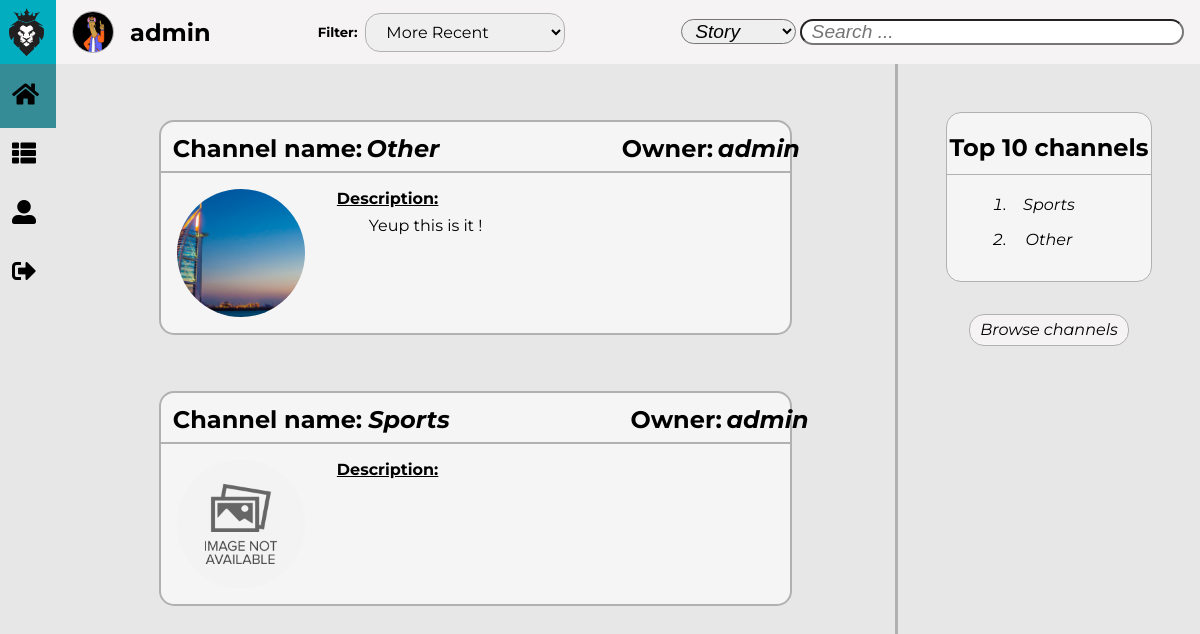
Screenshot of /pages/subscriptions.php?show=subscriptions (signed in) with the database file from the repository.
### tables this page shows
CREATE TABLE Subscription(
    username TEXT NOT NULL REFERENCES User(username),
    channelName TEXT NOT NULL REFERENCES Channel(name),
    CONSTRAINT Subscription PRIMARY KEY (username, channelName)
);

CREATE TABLE Channel(
    name TEXT NOT NULL PRIMARY KEY,
    owner TEXT NOT NULL REFERENCES User(username),
    description TEXT      
);

### pages/subscriptions.php (called while the page is built, shortened)
<?php
    include_once('../includes/functions.php');
    include_once('../templates/tpl_common.php');
    include_once('../templates/tpl_subscriptions.php');
    include_once('../database/db_user.php');
    $username = isset($_GET['username']) ? htmlentities($_GET['username']) : $_SESSION['username'];
    $show = isset($_GET['show']) ? htmlentities($_GET['show']) : 'all';
    $channels = get_user_subscriptions($username);
    if($show === 'all') {
      $channels = get_all_channels();
    }
    else if($show === 'subscriptions'){
      $channels = get_user_subscriptions($username);
    }
    else {
      generate_error('Invalid show value ! Available show values: <all> OR <subscriptions>');
      die(header('Location: feed.php'));
    }
    draw_user_subscriptions(htmlentities_all($channels));
?>

### database/db_user.php (called while the page is built, shortened)
<?php
    include_once('../includes/functions.php');
    function get_user_subscriptions($username) {
      $db = Database::instance()->db();
      $stmt = $db->prepare('SELECT * FROM Subscription JOIN Channel ON Subscription.channelName = Channel.name WHERE username = ?');
      $stmt->execute(array($username));
      return $stmt->fetchAll();
    }
?>

### includes/functions.php (called while the page is built, shortened)
<?php function get_image($default, $directory, $folder, $element) {
    $image = $default;
    $extensions = ['jpg', 'png', 'gif'];
    for($index = 0; $index < count($extensions); $index++) {
        if(file_exists($directory . $element . '.' . $extensions[$index])) {
            $image = $folder . $element . '.' . $extensions[$index];
            break;
        }
    }
    return $image;
} ?>

### templates/tpl_subscriptions.php (the view, shortened to what this page needs)
<?php function draw_user_subscriptions($subscriptions) {
    ?>
    <div id="masterSubscriptions">
        <section id="subscriptions">
            <form method="get" action="../pages/channel.php">
                <?php foreach($subscriptions as $subscription) {
                    ?>
                    <article id="<?= $subscription['name'] ?>" class="subscriptionArticle">
                        <header id="subscriptionHeader">
                            <div>
                                <div>
                                    <p>Channel name:</p><h1><?= $subscription['name'] ?></h1>
                                </div>
                                <div>
                                    <p>Owner:</p><h1><?= $subscription['owner'] ?></h1>
                                </div>
                            </div>
                            <div>
                                <img id="asideIMG" src="../resources/images/<?= get_image('default/defaultChannel.png', '../resources/images/channels/', 'channels/', sha1($subscription['name'])) ?>" alt="Channel Image">
                                <div id="channelDescription">
                                    <h1>Description:</h1><p><?= $subscription['description'] ?></p>
                                </div>
                            </div>
                        </header>
                    </article>
                <?php } ?>
            </form>
        </section>
    </div>
<?php } ?>

### css/common.css (style rules this page uses)
:root { --background-color: rgb(231, 231, 231); --background-header-color: rgb(3, 173, 192); --background-menu-color: rgb(53, 140, 151); --background-toolBar-color: rgb(245, 243, 243); --site-name-color: white; --site-name-font: 'Exo', sans-serif; --menu-color: white; --menu-icons-color: black; --menu-font: 'Montserrat', sans-serif; --toolBar-font: 'Montserrat', sans-serif; --toolBar-info-font-size: 1.5em; --toolBar-filter-font-size: 1em; --border-color: rgb(177, 177, 177); --messages-font: 'Montserrat', sans-serif; --success-fg-color: rgb(86, 155, 13); --error-fg-color: rgb(218, 2, 13); }
body { margin: 0em; display: grid; height: 100%; overflow: hidden; grid-template-columns: auto 5.5fr 2fr; grid-template-rows: 4em 100%; grid-template-areas: "header toolBar toolBar" "menu content aside"; background-color: var(--background-color); }

### css/subscriptions.css (style rules this page uses)
:root { --background-color: rgb(231, 231, 231); --background-story-color: whitesmoke; --story-title-font: 'Montserrat', sans-serif; --story-header-font: 'Montserrat', sans-serif; --story-text-font: 'Montserrat', sans-serif; --border-color: rgb(177, 177, 177); }
#masterSubscriptions { grid-area: content; width: 100%; height: 100%; overflow: hidden; }
#subscriptions { margin: 0%; width: 100%; max-height: 95%; overflow-y: auto; padding-right: 20px; }
#subscriptions > form article { margin: 3.5em auto; width: 75%; height: auto; border-radius: 15px; border: solid var(--border-color) 2px; background-color: var(--background-story-color); transition: 0.1s; }
#subscriptionHeader > div:first-child { justify-content: space-between; display: flex; padding-bottom: 0.5em; border-bottom: solid var(--border-color) 2px; }
#subscriptionHeader > div:first-child * { justify-content: space-between; display: flex; padding-right: 1em; }
#subscriptionHeader > div:first-child div:first-child p { margin: 0em; padding: 0.5em 0em 0em 0.5em; width: 15em; padding-top: 0.5em; font-weight: bold; font-size: 1.5em; font-family: var(--story-text-font); }
#subscriptionHeader > div:first-child div:last-child p { margin: 0em; padding: 0.5em 0em 0em 0em; width: 3em; padding-top: 0.5em; padding-right: 1em; font-weight: bold; font-size: 1.5em; font-family: var(--story-text-font); }
#subscriptionHeader > div:first-child h1 { margin: 0em; padding: 0.5em 0em 0em 0em; width: 100%; height: auto; font-family: var(--story-title-font); font-size: 1.5em; font-style: italic; }
#subscriptionHeader > div:last-child { justify-content: flex-start; display: flex; }
#subscriptionHeader > div > img { margin: 0em; padding: 1em; width: 8em; height: 8em; border-radius: 50%; object-fit: cover; }
#channelDescription { margin: 0em; padding: 1em 1em 1em 1em; max-width: 100%; font-family: var(--story-text-font); }
#channelDescription > h1 { padding: 0em; margin: 0em; font-weight: bold; text-decoration: underline; font-size: 1em; }
#channelDescription > p { position: relative; padding-top: 0.5em; padding-right: 1em; margin: 0em; text-indent: 2em; text-align: justify; line-height: 1.2em; }

### css/general_aside.css (style rules this page uses)
:root { --background-color: rgb(231, 231, 231); --background-story-color: whitesmoke; --story-text-font: 'Montserrat', sans-serif; --aside-img-font-size: 15em; --aside-username-font: 'Exo', sans-serif; --aside-username-font-size: 2em; --aside-text-font: 'Montserrat', sans-serif; --aside-button-font-size: 1em; --aside-button-background-color: rgb(245, 243, 243); --aside-button-background-color-hover: rgb(3, 173, 192); --success-fg-color: rgb(86, 155, 13); --error-fg-color: rgb(218, 2, 13); --border-color: rgb(177, 177, 177); }

### rows the page displays
subscription: channelName.name "Other", channelName.owner "admin", shows a picture, channelName.description "Yeup this is it !"
subscription: channelName.name "Sports", channelName.owner "admin", shows a picture

### other values shown
$username "admin"
$channel['channelName'] "Sports"
$channel['channelName'] "Other"
